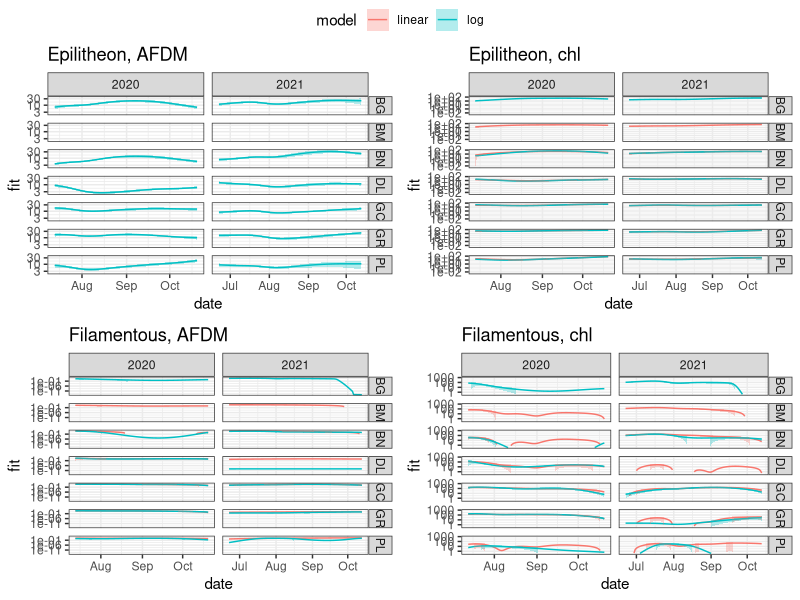
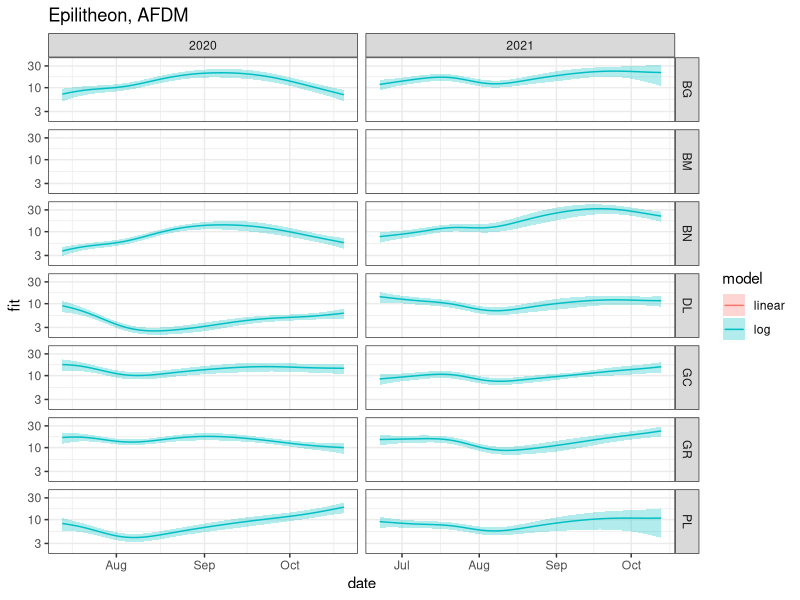
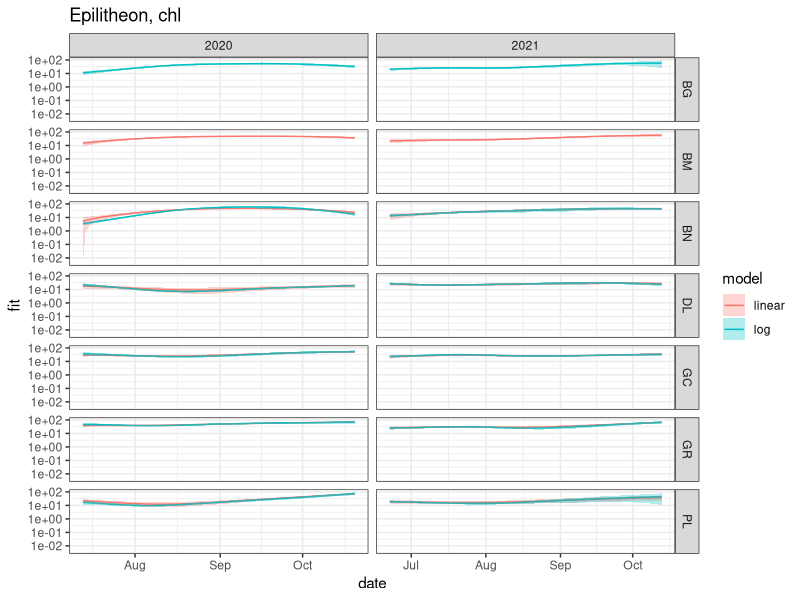
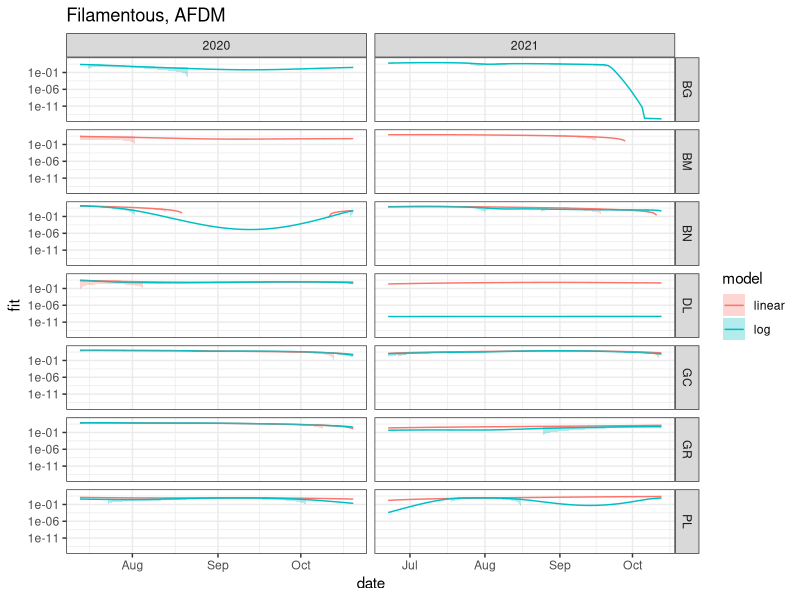
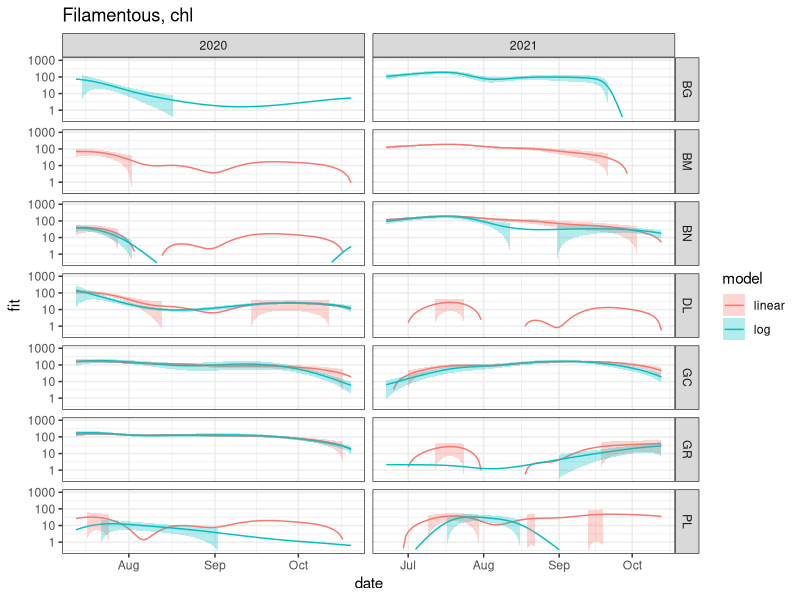

Reproduce these figures in R, in order. (Note: this script raises an error after producing the figures.)
#############################################################
# Script to compare across different GAM fits to biomass data
#############################################################

library(tidyverse)

fit_linear <- read_csv('data/biomass_data/linear_gam_fits_biomass.csv') %>%
    mutate(fit = 'linear')
k_linear <- read_csv('data/biomass_data/linear_gam_smoothness_parameter_checks.csv') %>%
    mutate(fit = 'linear')
fit_log <- read_csv('data/biomass_data/log_gamma_gam_fits_biomass.csv') %>%
    mutate(fit = 'log')
k_log <- read_csv('data/biomass_data/log_gamma_gam_smoothness_parameter_checks.csv') %>%
    mutate(fit = 'log')
fit_inv <- read_csv('data/biomass_data/invgamma_gam_fits_biomass.csv') %>%
    mutate(fit = 'inverse')
k_inv <- read_csv('data/biomass_data/invgamma_gam_smoothness_parameter_checks.csv') %>%
    mutate(fit = 'inverse')
fit_idgam <- read_csv('data/biomass_data/idgamma_gam_fits_biomass.csv') %>%
    mutate(fit = 'identity')
k_idgam <- read_csv('data/biomass_data/idgamma_gam_smoothness_parameter_checks.csv') %>%
    mutate(fit = 'identity')

fit <- bind_rows(fit_linear, fit_log)
colnames(fit)
k <- bind_rows(k_linear, k_log, k_inv, k_idgam)

k %>% filter(k. < 2*edf | p.value < 0.05)
# these all look reasonable, some of the p values are significant, but
# none of the edfs are close to their limits (k.)

fit <- fit %>%
    pivot_longer(cols = starts_with(c('epil', 'fila')),
                 names_to = c('biomass_type', 'units', 'stat'),
                 names_pattern = '(^[a-z]+)_([a-z0-9_]+)_([a-z]+$)',
                 values_to = 'value') %>%
    rename(model = fit) %>%
    pivot_wider(names_from = 'stat', values_from = 'value')

ep_afdm <- fit %>%
    filter(units == 'gm2', biomass_type == 'epil') %>%
    ggplot(aes(date, fit, col = model)) +
    geom_line() +
    geom_ribbon(aes(ymax= fit + se, ymin = fit - se, fill = model),
                col = NA, alpha = 0.3) +
    facet_grid(site~year, scales = 'free_x')+
    scale_y_log10()+
    ggtitle('Epilitheon, AFDM') +
    theme_bw()
ep_chla <- fit %>%
    filter(units == 'chla_mgm2', biomass_type == 'epil') %>%
    ggplot(aes(date, fit, col = model)) +
    geom_line() +
    geom_ribbon(aes(ymax= fit + se, ymin = fit - se, fill = model),
                col = NA, alpha = 0.3) +
    facet_grid(site~year, scales = 'free_x')+
    scale_y_log10()+
    ggtitle('Epilitheon, chl') +
    theme_bw()
fi_afdm <- fit %>%
    filter(units == 'gm2', biomass_type == 'fila') %>%
    ggplot(aes(date, fit, col = model)) +
    geom_line() +
    geom_ribbon(aes(ymax= fit + se, ymin = fit - se, fill = model),
                col = NA, alpha = 0.3) +
    facet_grid(site~year, scales = 'free_x')+
    scale_y_log10()+
    ggtitle('Filamentous, AFDM') +
    theme_bw()
fi_chla <- fit %>%
    filter(units == 'chla_mgm2', biomass_type == 'fila') %>%
    ggplot(aes(date, fit, col = model)) +
    geom_line() +
    geom_ribbon(aes(ymax= fit + se, ymin = fit - se, fill = model),
                col = NA, alpha = 0.3) +
    facet_grid(site~year, scales = 'free_x')+
    scale_y_log10(limits = c(0.3, 1000))+
    ggtitle('Filamentous, chl') +
    theme_bw()

ggpubr::ggarrange(ep_afdm, ep_chla, fi_afdm, fi_chla, nrow = 2, ncol = 2,
                  common.legend = TRUE)

ep_afdm
ep_chla
fi_afdm
fi_chla

# Conclusion: they're all pretty similar...
# the two with the best fits to the data are the inverse and log
# Let's compare those two

fit %>%
    select(-se) %>%
    filter(model %in% c('log', 'inverse'), biomass_type == 'fila') %>%
    pivot_wider(values_from = 'fit', names_from = 'model') %>%
    mutate(delta = inverse - log) %>%
    ggplot(aes(date, delta, col = units)) +
    geom_line() +
    facet_grid(site~year, scales = 'free_x')+
    ylim(-20,90)+
    geom_hline(yintercept = 0)

# okay, so they are similar, except the inverse model captures more
# of the dynamics in filamentous chlorophyll. We will go with that one







